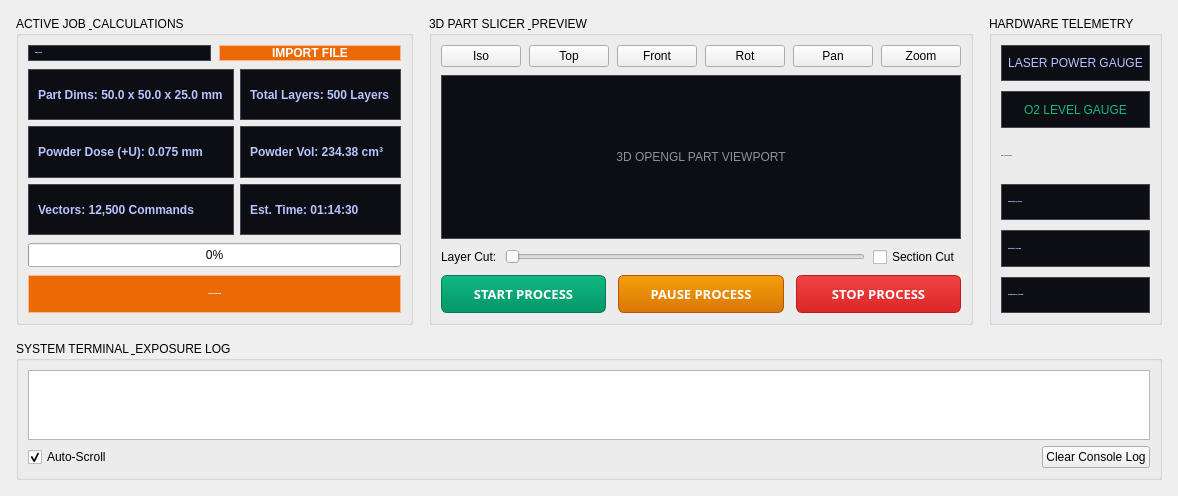
         <widget class="QWidget" name="page_dashboard">
          <layout class="QVBoxLayout" name="dashboardLayout" stretch="5,1">
           <property name="spacing">
            <number>16</number>
           </property>
           <property name="leftMargin">
            <number>16</number>
           </property>
           <property name="topMargin">
            <number>16</number>
           </property>
           <property name="rightMargin">
            <number>16</number>
           </property>
           <property name="bottomMargin">
            <number>16</number>
           </property>
           <item>
            <widget class="QWidget" name="columnsWidget" native="true">
             <layout class="QHBoxLayout" name="columnsLayout" stretch="3,6,3">
              <property name="spacing">
               <number>16</number>
              </property>
              <property name="leftMargin">
               <number>0</number>
              </property>
              <property name="topMargin">
               <number>0</number>
              </property>
              <property name="rightMargin">
               <number>0</number>
              </property>
              <property name="bottomMargin">
               <number>0</number>
              </property>
              <item>
               <widget class="QGroupBox" name="gb_active_job">
                <property name="title">
                 <string>ACTIVE JOB &amp; CALCULATIONS</string>
                </property>
                <layout class="QVBoxLayout" name="activeJobLayout">
                 <property name="spacing">
                  <number>8</number>
                 </property>
                 <item>
                  <layout class="QHBoxLayout" name="fileRow">
                   <item>
                    <widget class="QLabel" name="lbl_active_file">
                     <property name="font">
                      <font>
                       <family>Inter</family>
                       <pointsize>-1</pointsize>
                       <bold>true</bold>
                      </font>
                     </property>
                     <property name="styleSheet">
                      <string notr="true">color: #b8c4ff; background-color: #0d0e14; border: 1px solid #444653; padding: 6px;</string>
                     </property>
                     <property name="text">
                      <string>demo_cube.stl</string>
                     </property>
                    </widget>
                   </item>
                   <item>
                    <widget class="QPushButton" name="btn_import_build">
                     <property name="styleSheet">
                      <string notr="true">background-color: #ec6a06; color: white; border: 1px solid #ffb690; font-weight: bold; border-radius: 0px;</string>
                     </property>
                     <property name="text">
                      <string>IMPORT FILE</string>
                     </property>
                    </widget>
                   </item>
                  </layout>
                 </item>
                 <item>
                  <layout class="QGridLayout" name="calcGrid">
                   <property name="spacing">
                    <number>6</number>
                   </property>
                   <item row="0" column="0">
                    <widget class="QLabel" name="lbl_calc_dims">
                     <property name="styleSheet">
                      <string notr="true">color: #b8c4ff; background-color: #0d0e14; border: 1px solid #444653; padding: 6px; font-family: 'JetBrains Mono'; font-weight: bold;</string>
                     </property>
                     <property name="text">
                      <string>Part Dims: 50.0 x 50.0 x 25.0 mm</string>
                     </property>
                    </widget>
                   </item>
                   <item row="0" column="1">
                    <widget class="QLabel" name="lbl_calc_layers">
                     <property name="styleSheet">
                      <string notr="true">color: #b8c4ff; background-color: #0d0e14; border: 1px solid #444653; padding: 6px; font-family: 'JetBrains Mono'; font-weight: bold;</string>
                     </property>
                     <property name="text">
                      <string>Total Layers: 500 Layers</string>
                     </property>
                    </widget>
                   </item>
                   <item row="1" column="0">
                    <widget class="QLabel" name="lbl_calc_dose">
                     <property name="styleSheet">
                      <string notr="true">color: #b8c4ff; background-color: #0d0e14; border: 1px solid #444653; padding: 6px; font-family: 'JetBrains Mono'; font-weight: bold;</string>
                     </property>
                     <property name="text">
                      <string>Powder Dose (+U): 0.075 mm</string>
                     </property>
                    </widget>
                   </item>
                   <item row="1" column="1">
                    <widget class="QLabel" name="lbl_calc_vol">
                     <property name="styleSheet">
                      <string notr="true">color: #b8c4ff; background-color: #0d0e14; border: 1px solid #444653; padding: 6px; font-family: 'JetBrains Mono'; font-weight: bold;</string>
                     </property>
                     <property name="text">
                      <string>Powder Vol: 234.38 cm³</string>
                     </property>
                    </widget>
                   </item>
                   <item row="2" column="0">
                    <widget class="QLabel" name="lbl_calc_vectors">
                     <property name="styleSheet">
                      <string notr="true">color: #b8c4ff; background-color: #0d0e14; border: 1px solid #444653; padding: 6px; font-family: 'JetBrains Mono'; font-weight: bold;</string>
                     </property>
                     <property name="text">
                      <string>Vectors: 12,500 Commands</string>
                     </property>
                    </widget>
                   </item>
                   <item row="2" column="1">
                    <widget class="QLabel" name="lbl_calc_time">
                     <property name="styleSheet">
                      <string notr="true">color: #b8c4ff; background-color: #0d0e14; border: 1px solid #444653; padding: 6px; font-family: 'JetBrains Mono'; font-weight: bold;</string>
                     </property>
                     <property name="text">
                      <string>Est. Time: 01:14:30</string>
                     </property>
                    </widget>
                   </item>
                  </layout>
                 </item>
                 <item>
                  <widget class="QProgressBar" name="progressBar">
                   <property name="minimumSize">
                    <size>
                     <width>0</width>
                     <height>24</height>
                    </size>
                   </property>
                   <property name="value">
                    <number>0</number>
                   </property>
                  </widget>
                 </item>
                 <item>
                  <widget class="QPushButton" name="btn_act_simulate">
                   <property name="minimumSize">
                    <size>
                     <width>0</width>
                     <height>38</height>
                    </size>
                   </property>
                   <property name="font">
                    <font>
                     <family>Inter</family>
                     <pointsize>-1</pointsize>
                     <bold>true</bold>
                    </font>
                   </property>
                   <property name="styleSheet">
                    <string notr="true">background-color: #ec6a06; color: white; border: 1px solid #ffb690; font-weight: bold; border-radius: 0px;</string>
                   </property>
                   <property name="text">
                    <string>  START BUILD SIMULATION</string>
                   </property>
                  </widget>
                 </item>
                </layout>
               </widget>
              </item>
              <item>
               <widget class="QGroupBox" name="gb_build_preview_dash">
                <property name="title">
                 <string>3D PART SLICER &amp; PREVIEW</string>
                </property>
                <layout class="QVBoxLayout" name="previewLayout">
                 <property name="spacing">
                  <number>8</number>
                 </property>
                 <item>
                  <layout class="QHBoxLayout" name="camBar">
                   <item>
                    <widget class="QPushButton" name="btn_view_iso">
                     <property name="text">
                      <string>Iso</string>
                     </property>
                    </widget>
                   </item>
                   <item>
                    <widget class="QPushButton" name="btn_view_top">
                     <property name="text">
                      <string>Top</string>
                     </property>
                    </widget>
                   </item>
                   <item>
                    <widget class="QPushButton" name="btn_view_front">
                     <property name="text">
                      <string>Front</string>
                     </property>
                    </widget>
                   </item>
                   <item>
                    <widget class="QPushButton" name="btn_rotate">
                     <property name="text">
                      <string>Rot</string>
                     </property>
                    </widget>
                   </item>
                   <item>
                    <widget class="QPushButton" name="btn_pan">
                     <property name="text">
                      <string>Pan</string>
                     </property>
                    </widget>
                   </item>
                   <item>
                    <widget class="QPushButton" name="btn_zoom">
                     <property name="text">
                      <string>Zoom</string>
                     </property>
                    </widget>
                   </item>
                  </layout>
                 </item>
                 <item>
                  <widget class="QLabel" name="lbl_3d_preview_placeholder">
                   <property name="styleSheet">
                    <string notr="true">background-color: #0d0e14; border: 1px solid #444653; color: #8e909f; font-family: 'JetBrains Mono';</string>
                   </property>
                   <property name="text">
                    <string>3D OPENGL PART VIEWPORT</string>
                   </property>
                   <property name="alignment">
                    <set>Qt::AlignmentFlag::AlignCenter</set>
                   </property>
                  </widget>
                 </item>
                 <item>
                  <layout class="QHBoxLayout" name="sliderRow">
                   <item>
                    <widget class="QLabel" name="lblSlice">
                     <property name="text">
                      <string>Layer Cut:</string>
                     </property>
                    </widget>
                   </item>
                   <item>
                    <widget class="QSlider" name="slider_layer">
                     <property name="orientation">
                      <enum>Qt::Orientation::Horizontal</enum>
                     </property>
                    </widget>
                   </item>
                   <item>
                    <widget class="QCheckBox" name="chk_section_view">
                     <property name="text">
                      <string>Section Cut</string>
                     </property>
                    </widget>
                   </item>
                  </layout>
                 </item>
                 <item>
                  <layout class="QHBoxLayout" name="processControlRow">
                   <property name="spacing">
                    <number>12</number>
                   </property>
                   <item>
                    <widget class="QPushButton" name="btn_start_process">
                     <property name="minimumSize">
                      <size>
                       <width>0</width>
                       <height>38</height>
                      </size>
                     </property>
                     <property name="styleSheet">
                      <string notr="true">QPushButton { background: qlineargradient(x1:0, y1:0, x2:0, y2:1, stop:0 #10b981, stop:1 #059669); color: #ffffff; font-weight: bold; font-size: 13px; font-family: sans-serif; border: 1px solid #047857; border-radius: 6px; padding: 6px 12px; } QPushButton:hover { background: #10b981; } QPushButton:pressed { background: #047857; }</string>
                     </property>
                     <property name="text">
                      <string>START PROCESS</string>
                     </property>
                    </widget>
                   </item>
                   <item>
                    <widget class="QPushButton" name="btn_pause_process">
                     <property name="minimumSize">
                      <size>
                       <width>0</width>
                       <height>38</height>
                      </size>
                     </property>
                     <property name="styleSheet">
                      <string notr="true">QPushButton { background: qlineargradient(x1:0, y1:0, x2:0, y2:1, stop:0 #f59e0b, stop:1 #d97706); color: #ffffff; font-weight: bold; font-size: 13px; font-family: sans-serif; border: 1px solid #b45309; border-radius: 6px; padding: 6px 12px; } QPushButton:hover { background: #f59e0b; } QPushButton:pressed { background: #b45309; }</string>
                     </property>
                     <property name="text">
                      <string>PAUSE PROCESS</string>
                     </property>
                    </widget>
                   </item>
                   <item>
                    <widget class="QPushButton" name="btn_stop_process">
                     <property name="minimumSize">
                      <size>
                       <width>0</width>
                       <height>38</height>
                      </size>
                     </property>
                     <property name="styleSheet">
                      <string notr="true">QPushButton { background: qlineargradient(x1:0, y1:0, x2:0, y2:1, stop:0 #ef4444, stop:1 #dc2626); color: #ffffff; font-weight: bold; font-size: 13px; font-family: sans-serif; border: 1px solid #b91c1c; border-radius: 6px; padding: 6px 12px; } QPushButton:hover { background: #ef4444; } QPushButton:pressed { background: #b91c1c; }</string>
                     </property>
                     <property name="text">
                      <string>STOP PROCESS</string>
                     </property>
                    </widget>
                   </item>
                  </layout>
                 </item>
                </layout>
               </widget>
              </item>
              <item>
               <widget class="QGroupBox" name="gb_telemetry">
                <property name="title">
                 <string>HARDWARE TELEMETRY</string>
                </property>
                <layout class="QVBoxLayout" name="telemetryColLayout">
                 <property name="spacing">
                  <number>10</number>
                 </property>
                 <item>
                  <widget class="QLabel" name="lbl_laser_gauge">
                   <property name="styleSheet">
                    <string notr="true">background-color: #0d0e14; border: 1px solid #444653; color: #b8c4ff; font-family: 'JetBrains Mono';</string>
                   </property>
                   <property name="text">
                    <string>LASER POWER GAUGE</string>
                   </property>
                   <property name="alignment">
                    <set>Qt::AlignmentFlag::AlignCenter</set>
                   </property>
                  </widget>
                 </item>
                 <item>
                  <widget class="QLabel" name="lbl_oxy_gauge">
                   <property name="styleSheet">
                    <string notr="true">background-color: #0d0e14; border: 1px solid #444653; color: #10b981; font-family: 'JetBrains Mono';</string>
                   </property>
                   <property name="text">
                    <string>O2 LEVEL GAUGE</string>
                   </property>
                   <property name="alignment">
                    <set>Qt::AlignmentFlag::AlignCenter</set>
                   </property>
                  </widget>
                 </item>
                 <item>
                  <widget class="QLabel" name="lblAxisHeader">
                   <property name="font">
                    <font>
                     <family>Inter</family>
                     <pointsize>-1</pointsize>
                     <bold>true</bold>
                    </font>
                   </property>
                   <property name="text">
                    <string>AXIS POSITIONS (mm):</string>
                   </property>
                  </widget>
                 </item>
                 <item>
                  <widget class="QLabel" name="lbl_dash_u">
                   <property name="font">
                    <font>
                     <family>Inter</family>
                     <pointsize>-1</pointsize>
                     <bold>true</bold>
                    </font>
                   </property>
                   <property name="styleSheet">
                    <string notr="true">color: #b8c4ff; background-color: #0d0e14; border: 1px solid #444653; padding: 6px;</string>
                   </property>
                   <property name="text">
                    <string>Powder Bay (U): +0.000 mm</string>
                   </property>
                  </widget>
                 </item>
                 <item>
                  <widget class="QLabel" name="lbl_dash_v">
                   <property name="font">
                    <font>
                     <family>Inter</family>
                     <pointsize>-1</pointsize>
                     <bold>true</bold>
                    </font>
                   </property>
                   <property name="styleSheet">
                    <string notr="true">color: #b8c4ff; background-color: #0d0e14; border: 1px solid #444653; padding: 6px;</string>
                   </property>
                   <property name="text">
                    <string>Build Plate (V): +0.000 mm</string>
                   </property>
                  </widget>
                 </item>
                 <item>
                  <widget class="QLabel" name="lbl_dash_z">
                   <property name="font">
                    <font>
                     <family>Inter</family>
                     <pointsize>-1</pointsize>
                     <bold>true</bold>
                    </font>
                   </property>
                   <property name="styleSheet">
                    <string notr="true">color: #b8c4ff; background-color: #0d0e14; border: 1px solid #444653; padding: 6px;</string>
                   </property>
                   <property name="text">
                    <string>Recoater Blade (Z): +0.000 mm</string>
                   </property>
                  </widget>
                 </item>
                </layout>
               </widget>
              </item>
             </layout>
            </widget>
           </item>
           <item>
            <widget class="QGroupBox" name="gb_console_log">
             <property name="title">
              <string>SYSTEM TERMINAL &amp; EXPOSURE LOG</string>
             </property>
             <layout class="QVBoxLayout" name="logLayout">
              <item>
               <widget class="QTextEdit" name="textEdit">
                <property name="maximumSize">
                 <size>
                  <width>16777215</width>
                  <height>140</height>
                 </size>
                </property>
                <property name="readOnly">
                 <bool>true</bool>
                </property>
               </widget>
              </item>
              <item>
               <layout class="QHBoxLayout" name="logBtnRow">
                <item>
                 <widget class="QCheckBox" name="checkBox">
                  <property name="text">
                   <string>Auto-Scroll</string>
                  </property>
                  <property name="checked">
                   <bool>true</bool>
                  </property>
                 </widget>
                </item>
                <item>
                 <spacer name="logSpacer">
                  <property name="orientation">
                   <enum>Qt::Orientation::Horizontal</enum>
                  </property>
                  <property name="sizeHint" stdset="0">
                   <size>
                    <width>40</width>
                    <height>20</height>
                   </size>
                  </property>
                 </spacer>
                </item>
                <item>
                 <widget class="QPushButton" name="pushButton">
                  <property name="text">
                   <string>Clear Console Log</string>
                  </property>
                 </widget>
                </item>
               </layout>
              </item>
             </layout>
            </widget>
           </item>
          </layout>
         </widget>
